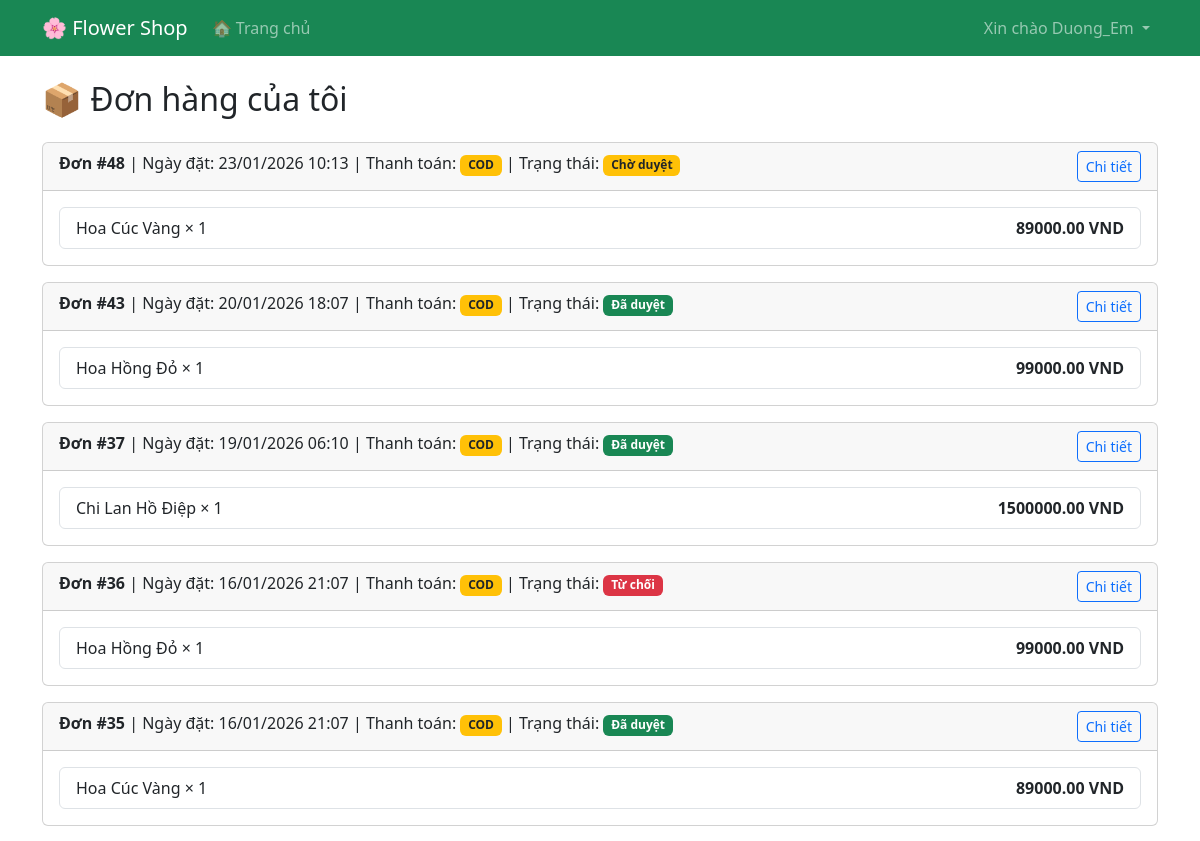
/my-orders/ (signed in, upper part), run on an earlier commit of the app's database.
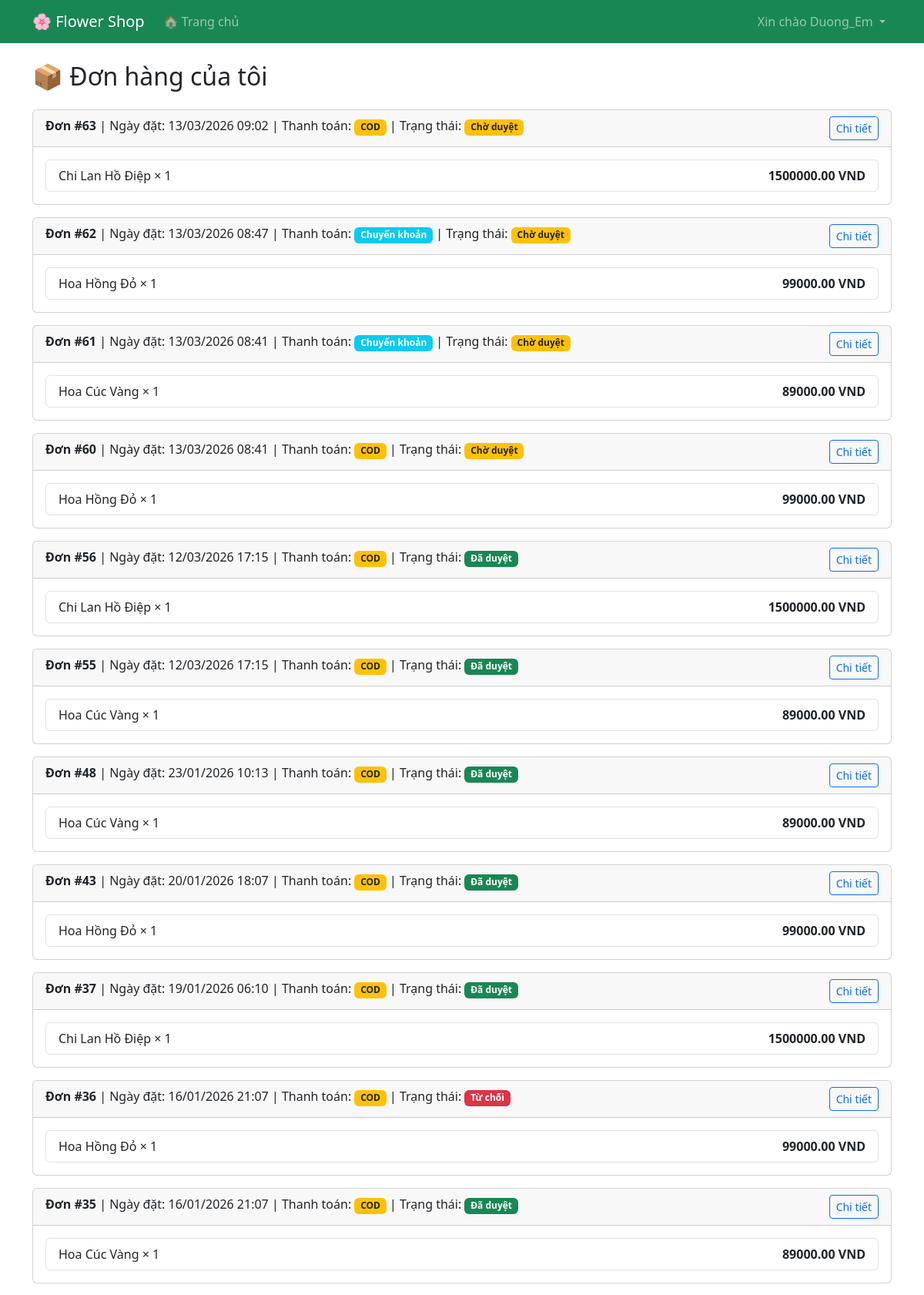
And on a later commit of the database.
### core/models.py (models this page shows, shortened)
class Order(models.Model):
    STATUS_CHOICES = (
        ('pending', 'Pending'),
        ('approved', 'Approved'),
        ('rejected', 'Rejected'),
    )
    PAYMENT_CHOICES = (
        ('cod', 'Thanh toán khi nhận hàng'),
        ('bank', 'Chuyển khoản ngân hàng'),
    )
    user = models.ForeignKey(User, on_delete=models.CASCADE)
    created_at = models.DateTimeField(auto_now_add=True)
    status = models.CharField(
        max_length=20,
        choices=STATUS_CHOICES,
        default='pending'
    )
    payment_method = models.CharField(
        max_length=10,
        choices=PAYMENT_CHOICES,
        default='cod'
    )
    total_price = models.DecimalField(
        max_digits=10,
        decimal_places=2,
        default=0
    )

class OrderItem(models.Model):
    order = models.ForeignKey(
        Order,
        on_delete=models.CASCADE,
        related_name='items'
    )
    product = models.ForeignKey(Product, on_delete=models.CASCADE)
    quantity = models.IntegerField(default=1)
    price = models.DecimalField(max_digits=10, decimal_places=2, default=0)

class Product(models.Model):
    category = models.ForeignKey(
        Category,
        on_delete=models.CASCADE,
        related_name='products'
    )
    name = models.CharField(max_length=200)
    price = models.DecimalField(max_digits=10, decimal_places=2)
    description = models.TextField()
    image = models.ImageField(upload_to='products/', blank=True, null=True)
    stock = models.IntegerField(default=0)
    is_active = models.BooleanField(default=True)
    created_at = models.DateTimeField(auto_now_add=True)

### core/views.py (the view)
# urls.py: path('my-orders/', views.my_orders, name='my_orders'),
@login_required
def my_orders(request):
    orders = Order.objects.filter(user=request.user).order_by('-created_at')
    return render(request, 'core/my_orders.html', {
        'orders': orders
    })

### core/templates/core/my_orders.html (shortened to what this page needs)
{% extends 'core/base.html' %}
{% block content %}
<h2 class="mb-4">📦 Đơn hàng của tôi</h2>
{% if orders %}
    {% for order in orders %}
        <div class="card mb-3">
            <div class="card-header">
                <strong>Đơn #{{ order.id }}</strong>
                <a href="{% url 'order_detail' order.id %}"
                class="btn btn-sm btn-outline-primary float-end">
                Chi tiết
                </a>
                | Ngày đặt: {{ order.created_at|date:"d/m/Y H:i" }}
                | Thanh toán:
                {% if order.payment_method == "cod" %}
                    <span class="badge bg-warning text-dark">COD</span>
                {% else %}
                    <span class="badge bg-info">Chuyển khoản</span>
                {% endif %}
                | Trạng thái:
                {% if order.status == 'pending' %}
                    <span class="badge bg-warning text-dark">Chờ duyệt</span>
                {% elif order.status == 'approved' %}
                    <span class="badge bg-success">Đã duyệt</span>
                {% else %}
                    <span class="badge bg-danger">Từ chối</span>
                {% endif %}
            </div>
            <div class="card-body">
                <ul class="list-group">
                    {% for item in order.items.all %}
                        <li class="list-group-item d-flex justify-content-between">
                            <span>
                                {{ item.product.name }} × {{ item.quantity }}
                            </span>
                            <strong>{{ item.price }} VND</strong>
                        </li>
                    {% endfor %}
                </ul>
            </div>
        </div>
    {% endfor %}
{% else %}
    <p>Bạn chưa có đơn hàng nào.</p>
{% endif %}
{% endblock %}

What changed in the data, as far as the page shows it:
added Order: id "63", created_at "13/03/2026 09:02", payment_method "COD", status "Chờ duyệt"
added OrderItem: product.name "Chi Lan Hồ Điệp", quantity "1", price "1500000.00", shown under "63"
added Order: id "62", created_at "13/03/2026 08:47", payment_method "Chuyển khoản", status "Chờ duyệt"
added OrderItem: product.name "Hoa Hồng Đỏ", quantity "1", price "99000.00", shown under "62"
added Order: id "61", created_at "13/03/2026 08:41", payment_method "Chuyển khoản", status "Chờ duyệt"
added OrderItem: product.name "Hoa Cúc Vàng", quantity "1", price "89000.00", shown under "61"
added Order: id "60", created_at "13/03/2026 08:41", payment_method "COD", status "Chờ duyệt"
added OrderItem: product.name "Hoa Hồng Đỏ", quantity "1", price "99000.00", shown under "60"
added Order: id "56", created_at "12/03/2026 17:15", payment_method "COD", status "Đã duyệt"
added OrderItem: product.name "Chi Lan Hồ Điệp", quantity "1", price "1500000.00", shown under "56"
added Order: id "55", created_at "12/03/2026 17:15", payment_method "COD", status "Đã duyệt"
added OrderItem: product.name "Hoa Cúc Vàng", quantity "1", price "89000.00", shown under "55"
changed Order id 48: status "Chờ duyệt" → "Đã duyệt"
